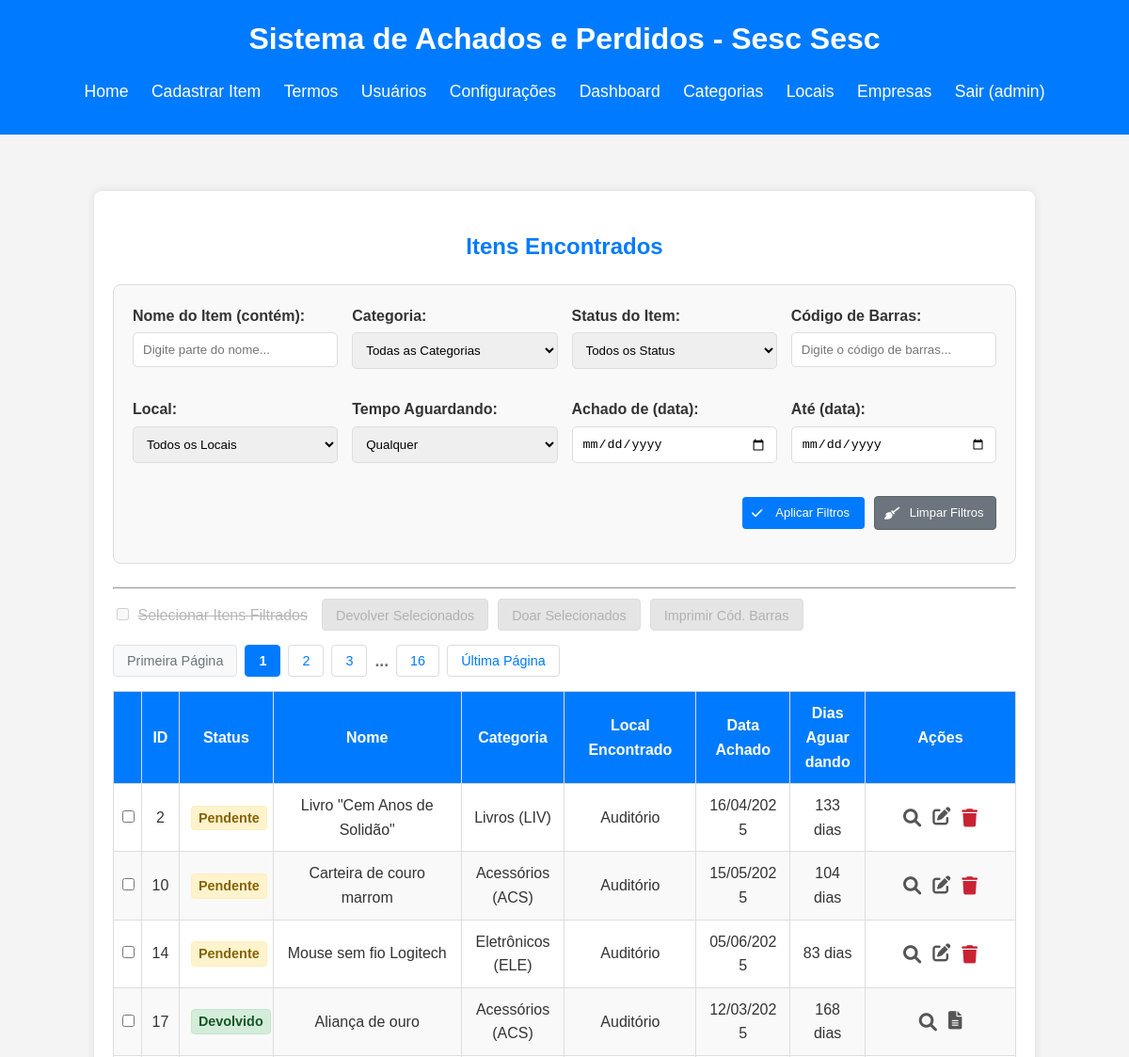
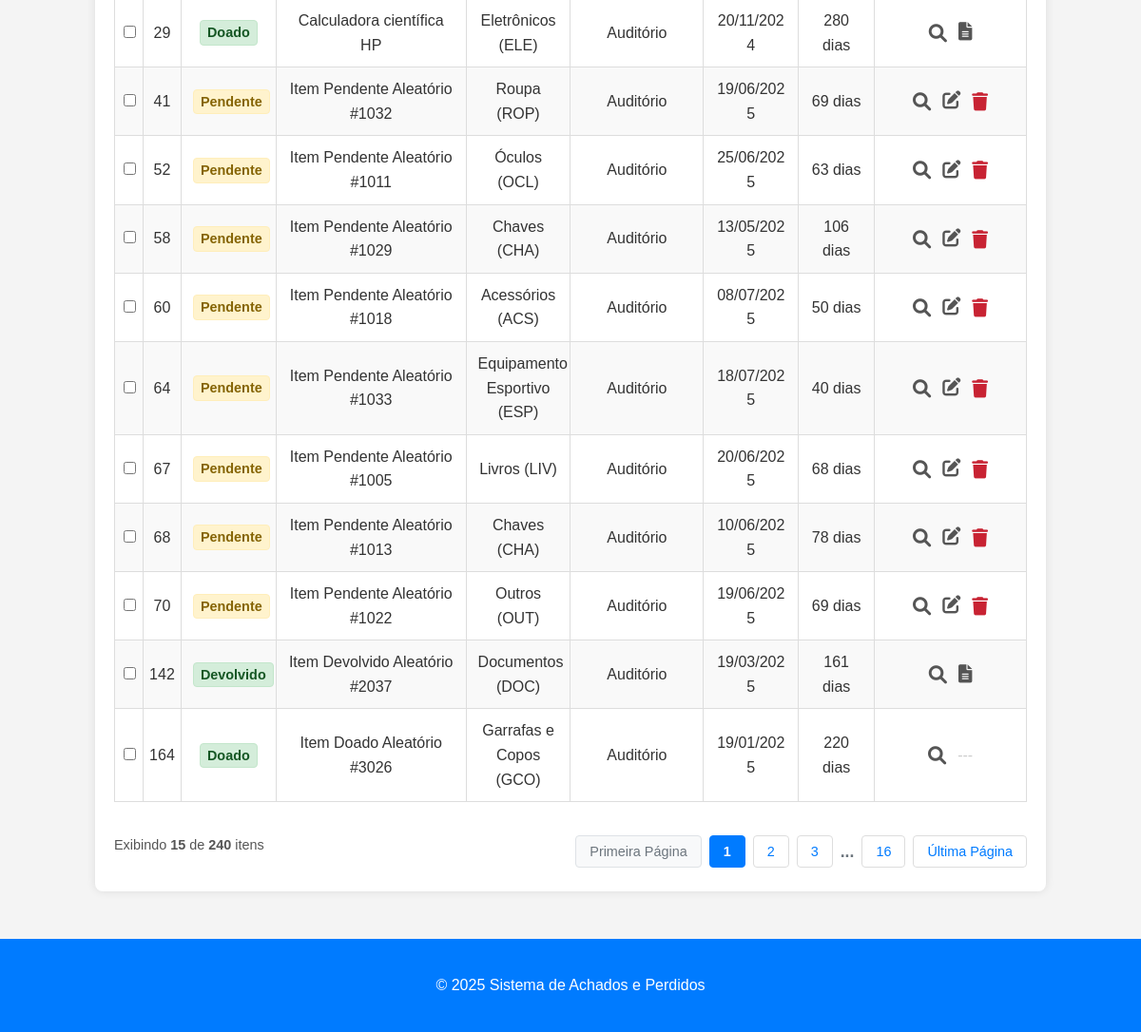
Screenshot of /home.php (signed in) with the database file from the repository (2 pictures, top to bottom).
### tables this page shows
CREATE TABLE `settings` (
    `config_id` INT PRIMARY KEY DEFAULT 1,
    `unidade_nome` VARCHAR(255),
    `cnpj` VARCHAR(20),
    `endereco_rua` VARCHAR(255),
    `endereco_numero` VARCHAR(50),
    `endereco_bairro` VARCHAR(100),
    `endereco_cidade` VARCHAR(100),
    `endereco_estado` VARCHAR(50),
    `endereco_cep` VARCHAR(10),
    `last_updated` TIMESTAMP DEFAULT CURRENT_TIMESTAMP ON UPDATE CURRENT_TIMESTAMP,
    CONSTRAINT check_single_row CHECK (config_id = 1)
);

CREATE TABLE `items` (
    `id` INT AUTO_INCREMENT PRIMARY KEY,
    `name` VARCHAR(255) NOT NULL,
    `category_id` INT NOT NULL,
    `location_id` INT NOT NULL,
    `found_date` DATE NOT NULL,
    `description` TEXT,
    `barcode` VARCHAR(255) UNIQUE,
    `user_id` INT,
    `status` ENUM('Pendente', 'Devolvido', 'Doado', 'Aguardando Aprovação', 'Perdido') NOT NULL DEFAULT 'Pendente',
    `registered_at` TIMESTAMP DEFAULT CURRENT_TIMESTAMP,
    FOREIGN KEY (`category_id`) REFERENCES `categories`(`id`),
    FOREIGN KEY (`location_id`) REFERENCES `locations`(`id`),
    FOREIGN KEY (`user_id`) REFERENCES `users`(`id`) ON DELETE SET NULL
);

CREATE TABLE `categories` (
    `id` INT AUTO_INCREMENT PRIMARY KEY,
    `name` VARCHAR(255) NOT NULL UNIQUE,
    `code` VARCHAR(10) NOT NULL UNIQUE
);

CREATE TABLE `locations` (
    `id` INT AUTO_INCREMENT PRIMARY KEY,
    `name` VARCHAR(255) NOT NULL UNIQUE
);

### src/home.php (the view, shortened to what the rows shown need)
<?php
require_once 'auth.php';
require_once 'db_connect.php';
require_once 'get_items_handler.php';
$current_user_is_admin = is_admin();
require_once 'templates/header.php';
?>
<link rel="stylesheet" href="https://cdnjs.cloudflare.com/ajax/libs/font-awesome/6.0.0-beta3/css/all.min.css" />
<div class="container home-container">
    <h2>Itens Encontrados</h2>
    <div id="itemListContainer">
        <?php if (!empty($items)): ?>
            <table class="admin-table">
                <thead>
                    <tr>
                        <th class="checkbox-cell"></th>
                        <th class="id-cell">ID</th>
                        <th>Status</th>
                        <th class="wrap-text">Nome</th>
                        <th>Categoria</th>
                        <th class="wrap-text">Local Encontrado</th>
                        <th class="wrap-text">Data Achado</th>
                        <th class="wrap-text">Dias Aguardando</th>
                        <th>Ações</th>
                    </tr>
                </thead>
                <tbody>
                    <?php foreach ($items as $item): ?>
                        <tr>
                            <td class="checkbox-cell"><input type="checkbox" class="item-checkbox" name="selected_items[]" value="<?php echo htmlspecialchars($item['id']); ?>"></td>
                            <td class="id-cell"><?php echo htmlspecialchars($item['id']); ?></td>
                            <td class="status-cell">
                                <?php
                                $raw_status = $item['status'];
                                $status_text_display = htmlspecialchars($raw_status);
                                $class_name_normalized = strtolower($raw_status);
                                $char_map_simple = ['á' => 'a', 'à' => 'a', 'â' => 'a', 'ã' => 'a', 'ä' => 'a', 'å' => 'a', 'é' => 'e', 'è' => 'e', 'ê' => 'e', 'ë' => 'e', 'í' => 'i', 'ì' => 'i', 'î' => 'i', 'ï' => 'i', 'ó' => 'o', 'ò' => 'o', 'ô' => 'o', 'õ' => 'o', 'ö' => 'o', 'ú' => 'u', 'ù' => 'u', 'û' => 'u', 'ü' => 'u', 'ç' => 'c', 'ñ' => 'n'];
                                $class_name_normalized = strtr($class_name_normalized, $char_map_simple);
                                $class_name_normalized = preg_replace('/[^a-z0-9\s-]/', '', $class_name_normalized);
                                $class_name_normalized = preg_replace('/[\s-]+/', '-', $class_name_normalized);
                                $status_class_name_final = trim($class_name_normalized, '-');
                                ?>
                                <span class="item-status status-<?php echo $status_class_name_final; ?>"><?php echo $status_text_display; ?></span>
                            </td>
                            <td class="wrap-text"><?php echo htmlspecialchars($item['name']); ?></td>
                            <td><?php echo htmlspecialchars($item['category_name'] ?? 'N/A'); ?> (<?php echo htmlspecialchars($item['category_code'] ?? 'N/A'); ?>)</td>
                            <td class="wrap-text"><?php echo htmlspecialchars($item['location_name'] ?? 'N/A'); ?></td>
                            <td class="wrap-text"><?php echo htmlspecialchars(date("d/m/Y", strtotime($item['found_date']))); ?></td>
                            <td class="wrap-text"><?php echo htmlspecialchars($item['days_waiting'] ?? '0'); ?> dias</td>
                            <td class="actions-cell home-actions-cell">
                                <div class="actions-wrapper">
                                    <i class="fas fa-search action-icon action-view-description"
                                       data-tooltip="Ver Descrição"
                                       data-description="<?php echo htmlspecialchars($item['description'] ?? ''); ?>"
                                       data-itemid="<?php echo htmlspecialchars($item['id']); ?>"></i>
                                    <?php if ($item['status'] === 'Pendente' && $current_user_is_admin): ?>
                                        <a href="admin/edit_item_page.php?id=<?php echo htmlspecialchars($item['id']); ?>"
                                           class="action-icon"
                                           data-tooltip="Editar">
                                            <i class="fas fa-pen-to-square"></i>
                                        </a>
                                        <i class="fas fa-trash action-icon action-icon-delete action-delete-item"
                                           data-tooltip="Excluir"
                                           data-item-id="<?php echo htmlspecialchars($item['id']); ?>"></i>
                                    <?php elseif ($item['status'] === 'Devolvido' && !empty($item['devolution_document_id'])): ?>
                                        <a href="manage_devolutions.php?view_id=<?php echo htmlspecialchars($item['devolution_document_id']); ?>"
                                           class="action-icon"
                                           data-tooltip="Ver Termo de Devolução">
                                            <i class="fas fa-file-lines"></i>
                                        </a>
                                    <?php elseif ($item['status'] === 'Doado' && !empty($item['donation_document_id'])): ?>
                                        <a href="manage_donations.php?view_id=<?php echo htmlspecialchars($item['donation_document_id']);?>"
                                           class="action-icon"
                                           data-tooltip="Ver Termo de Doação">
                                            <i class="fas fa-file-lines"></i>
                                        </a>
                                    <?php else: ?>
                                        <span style="color: #ccc;">---</span>
                                    <?php endif; ?>
                                </div>
                            </td>
                        </tr>
                    <?php endforeach; ?>
                </tbody>
            </table>
        <?php else: ?>
            <p class="info-message">Nenhum item encontrado com os filtros atuais.</p>
        <?php endif; ?>
    </div>
</div>
<?php require_once 'templates/footer.php'; ?>

### src/templates/header.php (shortened to what the rows shown need)
<?php
$db_specific_unidade_nome = '';
if (isset($conn) && $conn instanceof mysqli) {
    $stmt_settings = $conn->prepare("SELECT unidade_nome FROM settings WHERE config_id = 1");
    if ($stmt_settings) {
        $stmt_settings->execute();
        $result_settings = $stmt_settings->get_result();
        if ($result_settings->num_rows > 0) {
            $row_settings = $result_settings->fetch_assoc();
            if (!empty(trim($row_settings['unidade_nome'] ?? ''))) {
                $db_specific_unidade_nome = htmlspecialchars(trim($row_settings['unidade_nome'] ?? ''));
            }
        }
    } else {
        error_log("Failed to prepare statement for settings in header: " . $conn->error);
    }
} else {
    error_log("Database connection not available in header.php or not a mysqli object.");
}
$base_site_title = "Sistema de Achados e Perdidos";
$display_h1_title = $base_site_title;
if (!empty($db_specific_unidade_nome)) {
    $suffix = " - Sesc " . $db_specific_unidade_nome;
    $display_h1_title .= $suffix;
}
$h1_with_trigger = str_replace('Achados', '<span id="easter-egg-trigger">Achados</span>', $display_h1_title);
?>
<!DOCTYPE html>
<html lang="pt-br">
<head>
    <link rel="stylesheet" href="/style.css">
    <link href="https://cdn.jsdelivr.net/npm/select2@4.1.0-rc.0/dist/css/select2.min.css" rel="stylesheet" />
    <link rel="stylesheet" href="https://cdnjs.cloudflare.com/ajax/libs/font-awesome/6.5.2/css/all.min.css">
</head>
<body>
    <header>
        <h1><?php echo $h1_with_trigger; ?></h1>
        <nav>
            <ul>
            </ul>
        </nav>
    </header>
    <main>

### rows the page displays
settings: unidade_nome "Sistema de Achados e Perdidos - Sesc Sesc"
items: id "2", status "Pendente", name "Livro \"Cem Anos de Solidão\"", category.name "Livros", category.code "LIV", location.name "Auditório", found_date "16/04/2025", days_waiting "133"
items: id "10", status "Pendente", name "Carteira de couro marrom", category.name "Acessórios", category.code "ACS", location.name "Auditório", found_date "15/05/2025", days_waiting "104"
items: id "14", status "Pendente", name "Mouse sem fio Logitech", category.name "Eletrônicos", category.code "ELE", location.name "Auditório", found_date "05/06/2025", days_waiting "83"
items: id "17", status "Devolvido", name "Aliança de ouro", category.name "Acessórios", category.code "ACS", location.name "Auditório", found_date "12/03/2025", days_waiting "168"
items: id "29", status "Doado", name "Calculadora científica HP", category.name "Eletrônicos", category.code "ELE", location.name "Auditório", found_date "20/11/2024", days_waiting "280"
items: id "41", status "Pendente", name "Item Pendente Aleatório #1032", category.name "Roupa", category.code "ROP", location.name "Auditório", found_date "19/06/2025", days_waiting "69"
items: id "52", status "Pendente", name "Item Pendente Aleatório #1011", category.name "Óculos", category.code "OCL", location.name "Auditório", found_date "25/06/2025", days_waiting "63"
items: id "58", status "Pendente", name "Item Pendente Aleatório #1029", category.name "Chaves", category.code "CHA", location.name "Auditório", found_date "13/05/2025", days_waiting "106"
items: id "60", status "Pendente", name "Item Pendente Aleatório #1018", category.name "Acessórios", category.code "ACS", location.name "Auditório", found_date "08/07/2025", days_waiting "50"
items: id "64", status "Pendente", name "Item Pendente Aleatório #1033", category.name "Equipamento Esportivo", category.code "ESP", location.name "Auditório", found_date "18/07/2025", days_waiting "40"
items: id "67", status "Pendente", name "Item Pendente Aleatório #1005", category.name "Livros", category.code "LIV", location.name "Auditório", found_date "20/06/2025", days_waiting "68"
items: id "68", status "Pendente", name "Item Pendente Aleatório #1013", category.name "Chaves", category.code "CHA", location.name "Auditório", found_date "10/06/2025", days_waiting "78"
items: id "70", status "Pendente", name "Item Pendente Aleatório #1022", category.name "Outros", category.code "OUT", location.name "Auditório", found_date "19/06/2025", days_waiting "69"
items: id "142", status "Devolvido", name "Item Devolvido Aleatório #2037", category.name "Documentos", category.code "DOC", location.name "Auditório", found_date "19/03/2025", days_waiting "161"
items: id "164", status "Doado", name "Item Doado Aleatório #3026", category.name "Garrafas e Copos", category.code "GCO", location.name "Auditório", found_date "19/01/2025", days_waiting "220"

### other values shown
$_SESSION['username'] "admin"
$page_item "1"
$page_item "2"
$page_item "3"
$page_item "16"
count($items) "15"
$total_items "240"
